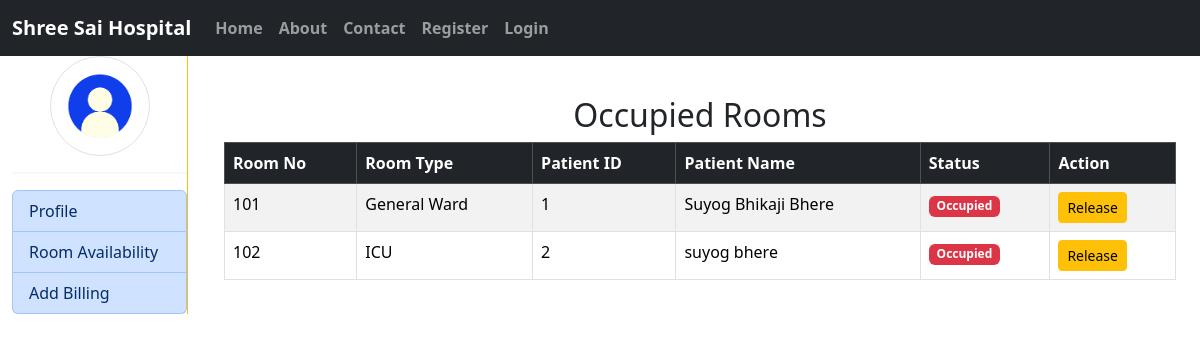
The page /hms_staff/Occupied_Rooms/ on the database its author committed.
### hms/models.py (models this page shows, shortened)
class Room(models.Model):
    Room_ID = models.AutoField(primary_key=True)
    P_ID = models.ForeignKey(Patient,on_delete=models.SET_NULL, null=True, blank=True)
    Room_no = models.IntegerField()
    Room_type = models.CharField(choices=room_choice, max_length=200)
    status = models.CharField(choices=room_status,max_length=100)

class Patient(models.Model):
    user = models.OneToOneField(User, on_delete=models.CASCADE)
    P_ID = models.AutoField(primary_key=True)
    Address = models.CharField(max_length=255, null=True)

class User(AbstractBaseUser,PermissionsMixin):
    first_name= models.CharField(max_length=250)
    last_name= models.CharField(max_length=250)
    email= models.EmailField(unique=True)
    mobile= models.CharField(max_length=10)
    is_active=models.BooleanField(default=True)
    is_staff=models.BooleanField(default=False)
    is_patient=models.BooleanField(default=False)
    is_doctor=models.BooleanField(default=False)
    gender = models.CharField(choices=Gender_choice,max_length=100)
    USERNAME_FIELD = 'email'
    REQUIRED_FIELDS = ['mobile']
    object = CustomUserManager()

### hms_staff/views.py (the view)
# urls.py: path('Occupied_Rooms/', views.Occupied_Rooms,name='Occupied_Rooms'),
def Occupied_Rooms(request):
    occupied_rooms = Room.objects.filter(status='occupied').select_related('P_ID')
    context = {
        'occupied_rooms': occupied_rooms,
    }
    return render(request, 'hms_staff/room_occupied.html', context)

### hms_staff/templates/hms_staff/room_occupied.html (shortened to what this page needs)
{% extends 'hms_staff/staff_index.html' %}
{% block staff %}
<div class="container mt-4">
    <h2 class="text-center">Occupied Rooms</h2>
    <div class="table-responsive">
        <table class="table table-bordered table-striped">
            <thead class="table-dark">
                <tr>
                    <th>Room No</th>
                    <th>Room Type</th>
                    <th>Patient ID</th>
                    <th>Patient Name</th>
                    <th>Status</th>
                    <th>Action</th>
                </tr>
            </thead>
            <tbody>
                {% for room in occupied_rooms %}
                <tr>
                    <td>{{ room.Room_no }}</td>
                    <td>{{ room.Room_type }}</td>
                    <td>{{ room.P_ID.P_ID }}</td>
                    <td>{{ room.P_ID.user.first_name }} {{ room.P_ID.user.last_name }}</td>
                    <td>
                        <span class="badge bg-danger">Occupied</span>
                    </td>
                    <td>
                        <a href="{% url 'release_room' room.Room_ID %}" class="btn btn-warning btn-sm">Release</a>
                    </td>
                </tr>
                {% empty %}
                <tr>
                    <td colspan="6" class="text-center text-danger">No occupied rooms</td>
                </tr>
                {% endfor %}
            </tbody>
        </table>
    </div>
</div>
{% endblock staff %}

### rows shown on the page
Room: Room_no "101", Room_type "General Ward", P_ID.P_ID "1", P_ID.user.first_name "Suyog Bhikaji", P_ID.user.last_name "Bhere"
Room: Room_no "102", Room_type "ICU", P_ID.P_ID "2", P_ID.user.first_name "suyog", P_ID.user.last_name "bhere"
